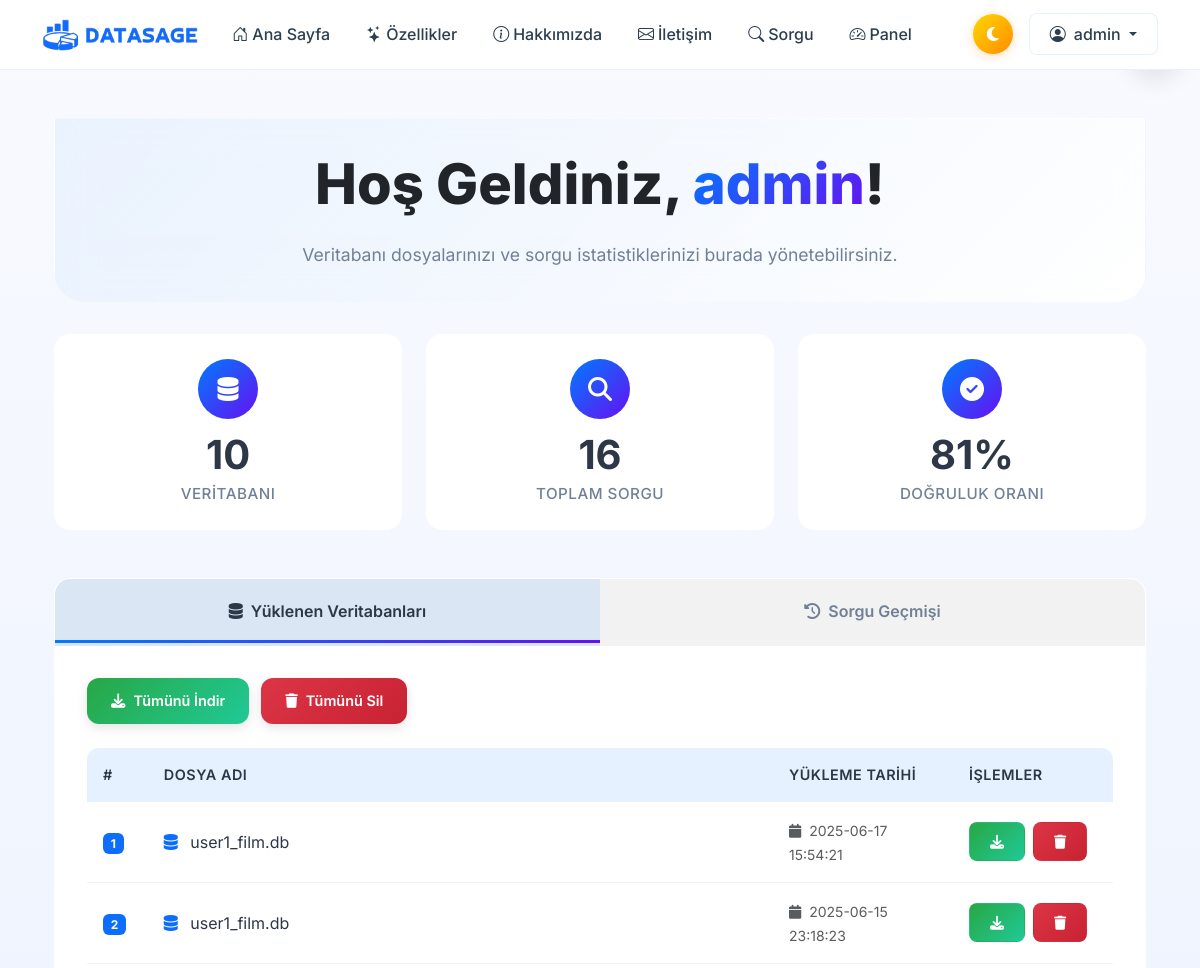
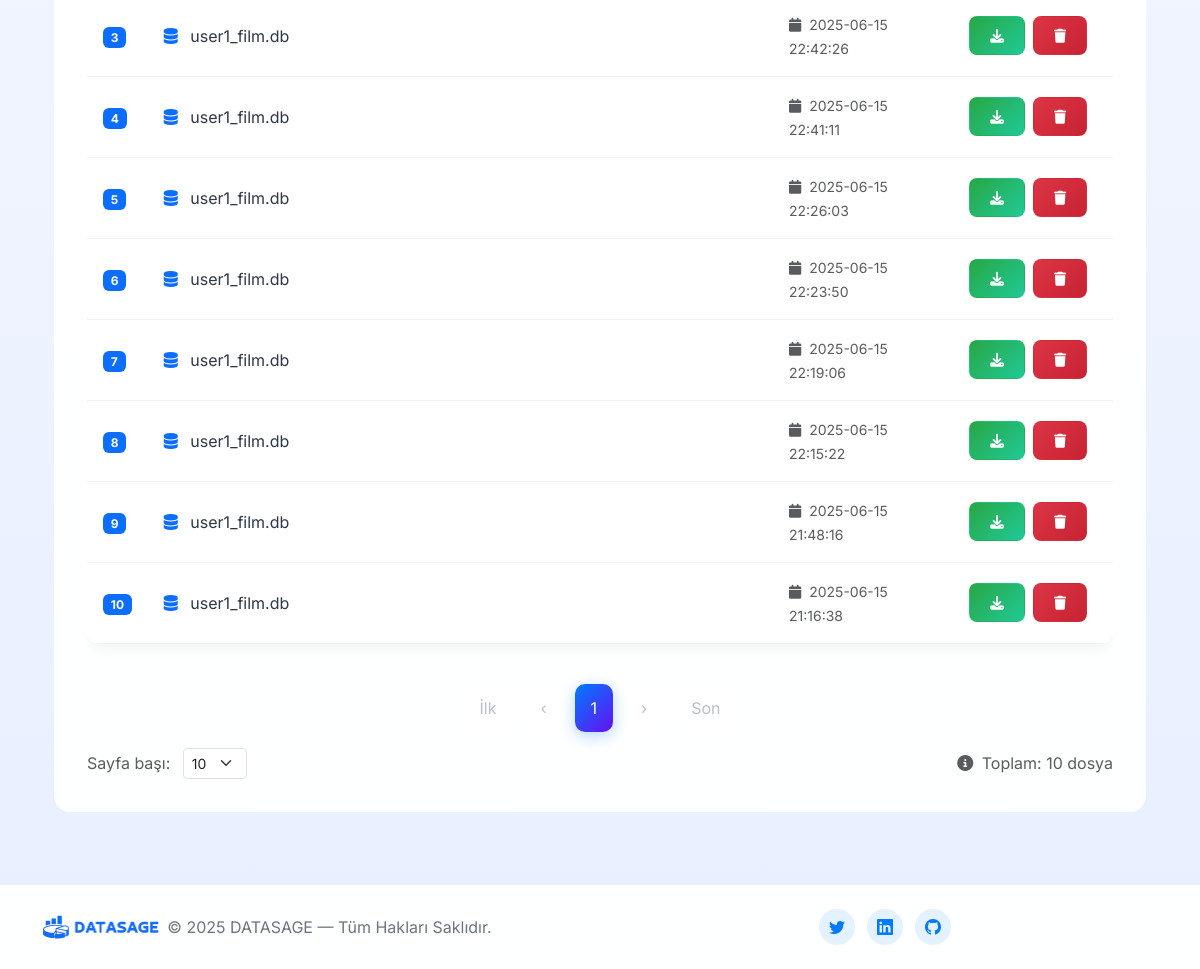
The page /dashboard (signed in) on the database as committed earlier (2 pictures, top to bottom).
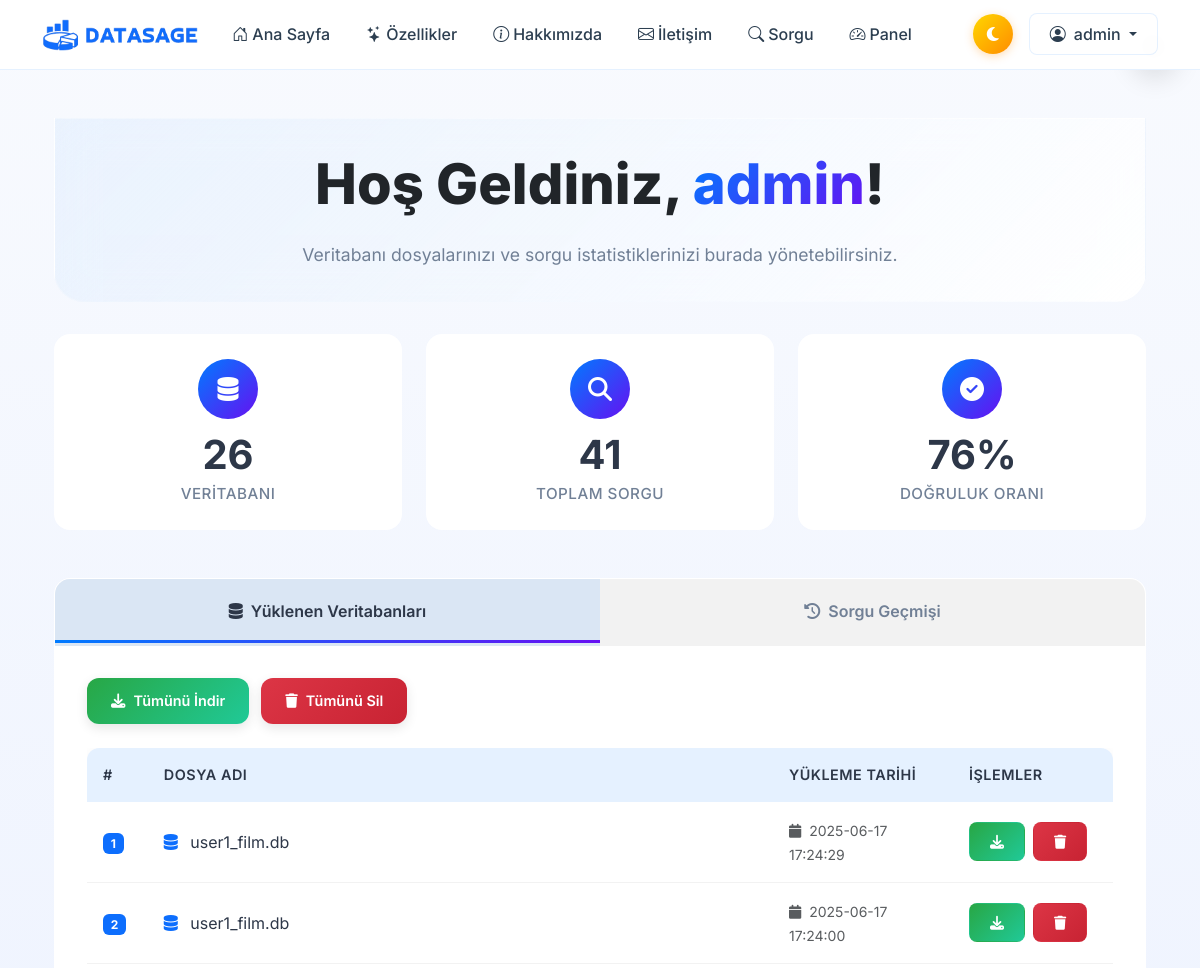
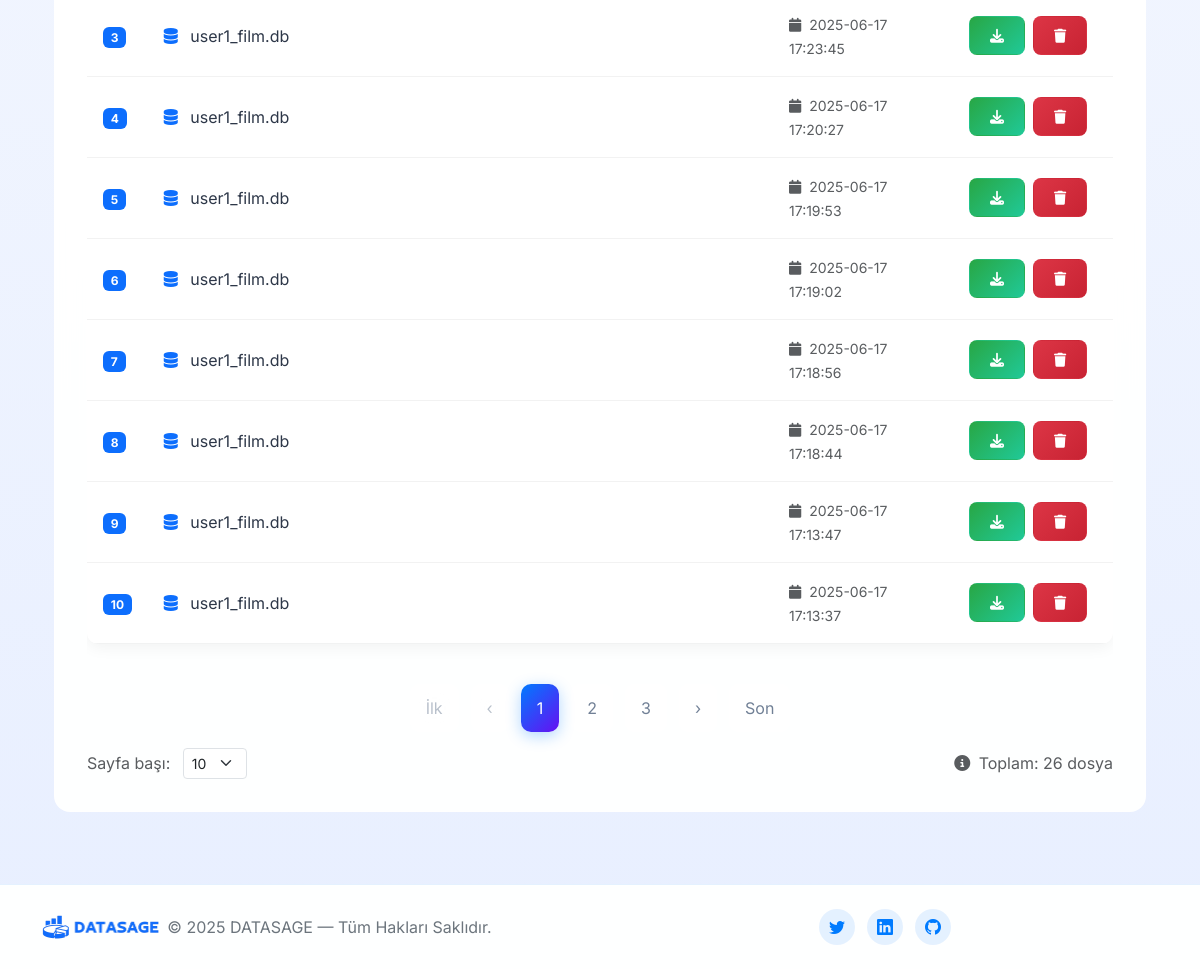
The same page on the database as committed later (2 pictures, top to bottom).
### tables this page shows
CREATE TABLE db_uploads (
        id INTEGER PRIMARY KEY AUTOINCREMENT,
        user_id INTEGER,
        filename TEXT,
        uploaded_at DATETIME DEFAULT CURRENT_TIMESTAMP,
        FOREIGN KEY (user_id) REFERENCES users(id)
    );

### app.py (the view)
@app.route("/dashboard")
@login_required
def dashboard():
    user_id = session["user_id"]
    query_filter = request.args.get("query_filter", "")
    sort_order = request.args.get("sort_order", "desc").lower()
    try:
        page = int(request.args.get("page", 1))
        per_page = int(request.args.get("per_page", 10))
        if per_page not in [10, 15, 20]:
            per_page = 10
    except:
        page = 1
        per_page = 10
    try:
        uploads_page = int(request.args.get("uploads_page", 1))
        uploads_per_page = int(request.args.get("uploads_per_page", 10))
        if uploads_per_page not in [10, 15, 20]:
            uploads_per_page = 10
    except:
        uploads_page = 1
        uploads_per_page = 10
    if sort_order not in ["asc", "desc"]:
        sort_order = "desc"
    conn = sqlite3.connect("database.sqlite")
    conn.row_factory = sqlite3.Row
    uploads_count = conn.execute(
        "SELECT COUNT(*) FROM db_uploads WHERE user_id = ?", (user_id,)
    ).fetchone()[0]
    uploads_offset = (uploads_page - 1) * uploads_per_page
    uploads_total_pages = (uploads_count + uploads_per_page - 1) // uploads_per_page
    uploads = conn.execute("""
        SELECT * FROM db_uploads
        WHERE user_id = ?
        ORDER BY uploaded_at DESC
        LIMIT ? OFFSET ?
    """, (user_id, uploads_per_page, uploads_offset)).fetchall()
    uploads_start_page = max(1, uploads_page - 2)
    uploads_end_page = min(uploads_page + 2, uploads_total_pages)
    history_query = "SELECT * FROM query_history WHERE user_id = ?"
    params = [user_id]
    if query_filter:
        history_query += " AND LOWER(question) LIKE ?"
        params.append(f"%{query_filter.lower()}%")
    history_query += f" ORDER BY timestamp {sort_order.upper()}"
    count_query = "SELECT COUNT(*) FROM query_history WHERE user_id = ?"
    count_params = [user_id]
    if query_filter:
        count_query += " AND LOWER(question) LIKE ?"
        count_params.append(f"%{query_filter.lower()}%")
    total_queries = conn.execute(count_query, count_params).fetchone()[0]
    successful_queries = conn.execute("""
        SELECT COUNT(*) FROM query_history
        WHERE user_id = ? AND result NOT LIKE '%Hata%'
    """, (user_id,)).fetchone()[0]
    if total_queries > 0:
        success_rate = round((successful_queries / total_queries) * 100)
    else:
        success_rate = 0
    offset = (page - 1) * per_page
    history_query += " LIMIT ? OFFSET ?"
    params.extend([per_page, offset])
    history = conn.execute(history_query, params).fetchall()
    indexed_history = list(enumerate(history, offset + 1))
    total_pages = (total_queries + per_page - 1) // per_page
    start_page = max(1, page - 2)
    end_page = min(page + 2, total_pages)
    conn.close()
    return render_template(
        "dashboard.html",
        uploads=uploads,
        uploads_page=uploads_page,
        uploads_per_page=uploads_per_page,
        uploads_count=uploads_count,
        uploads_total_pages=uploads_total_pages,
        uploads_start_page=uploads_start_page,
        uploads_end_page=uploads_end_page,
        history=indexed_history,
        page=page,
        per_page=per_page,
        total_queries=total_queries,
        total_pages=total_pages,
        start_page=start_page,
        end_page=end_page,
        successful_queries=successful_queries,
        success_rate=success_rate,
    )

### app.py (called while the page is built)
def login_required(view_func):
    @wraps(view_func)
    def wrapped_view(**kwargs):
        if "user_id" not in session:
            flash("Bu sayfayı görüntülemek için giriş yapmalısınız.", "warning")
            return redirect(url_for("auth.login"))
        return view_func(**kwargs)
    return wrapped_view

### templates/dashboard.html (shortened to what the changed rows need)
{% extends "base.html" %}
{% block content %}
<div class="container py-4">
  <section class="welcome-section" data-aos="fade-down">
    <div class="text-center">
      <h1 class="hero-title">
        Hoş Geldiniz, <span class="text-gradient">{{ session.username | default('Kullanıcı') }}</span>!
      </h1>
    </div>
  </section>
  <section class="stats-container" data-aos="fade-up" data-aos-delay="100">
    <div class="stat-card">
      <div class="stat-icon">
        <i class="fas fa-database"></i>
      </div>
      <div class="stat-number">{{ uploads_count or 0 }}</div>
      <div class="stat-label">Veritabanı</div>
    </div>
    <div class="stat-card">
      <div class="stat-icon">
        <i class="fas fa-search"></i>
      </div>
      <div class="stat-number">{{ total_queries or 0 }}</div>
      <div class="stat-label">Toplam Sorgu</div>
    </div>
    <div class="stat-card">
      <div class="stat-icon">
        <i class="fas fa-check-circle"></i>
      </div>
      <div class="stat-number">{{ success_rate }}%</div>
      <div class="stat-label">Doğruluk Oranı</div>
    </div>
  </section>
  <section class="tab-container" data-aos="fade-up" data-aos-delay="200">
    <div class="tab-content">
      <div class="tab-pane active" id="databases-content">
        <div class="table-responsive">
          <table class="table table-modern">
            <thead>
              <tr>
                <th style="width: 60px;">#</th>
                <th>Dosya Adı</th>
                <th style="width: 180px;">Yükleme Tarihi</th>
                <th style="width: 160px;">İşlemler</th>
              </tr>
            </thead>
            <tbody>
              {% for db in uploads %}
              <tr>
                <td><span class="badge bg-primary">{{ loop.index }}</span></td>
                <td style="overflow-wrap:anywhere;">
                  <i class="fas fa-database text-primary me-2"></i>
                  {{ db.filename }}
                </td>
                <td>
                  <small class="text-muted">
                    <i class="fas fa-calendar me-1"></i>
                    {{ db.uploaded_at }}
                  </small>
                </td>
                <td>
                  <div class="d-flex gap-2">
                    <a href="{{ url_for('download_db', filename=db.filename) }}"
                       class="btn btn-sm btn-success-modern">
                      <i class="fas fa-download"></i>
                    </a>
                    <a href="{{ url_for('delete_upload', upload_id=db.id) }}"
                       class="btn btn-sm btn-danger-modern"
                       onclick="return confirm('Bu dosyayı silmek istediğinize emin misiniz?')">
                      <i class="fas fa-trash"></i>
                    </a>
                  </div>
                </td>
              </tr>
              {% endfor %}
            </tbody>
          </table>
        </div>
        <nav aria-label="Veritabanı dosyaları sayfalama" class="mt-4">
          <ul class="pagination pagination-modern">
            {% for p in range(uploads_start_page, uploads_end_page+1) %}
              <li class="page-item {% if p == uploads_page %}active{% endif %}">
                <a class="page-link" href="?uploads_page={{ p }}&uploads_per_page={{ uploads_per_page }}">{{ p }}</a>
              </li>
            {% endfor %}
          </ul>
        </nav>
        <div class="d-flex justify-content-between align-items-center mt-3">
          <form method="get" class="d-inline-block">
            <label for="uploads_per_page" class="me-2 text-muted">Sayfa başı:</label>
            <select name="uploads_per_page" id="uploads_per_page" onchange="this.form.submit()" class="form-select form-select-sm d-inline-block w-auto">
            </select>
          </form>
          <span class="text-muted">
            <i class="fas fa-info-circle me-1"></i>
            Toplam: {{ uploads_count }} dosya
          </span>
        </div>
      </div>
    </div>
  </section>
</div>
<link href="https://cdnjs.cloudflare.com/ajax/libs/aos/2.3.4/aos.css" rel="stylesheet">
{% endblock %}

Rows that differ between the two databases and show on the page:
no longer on this page (row unchanged): db_uploads: filename "user1_film.db", uploaded_at "2025-06-17 15:54:21"
no longer on this page (row unchanged): db_uploads: filename "user1_film.db", uploaded_at "2025-06-15 23:18:23"
no longer on this page (row unchanged): db_uploads: filename "user1_film.db", uploaded_at "2025-06-15 22:42:26"
no longer on this page (row unchanged): db_uploads: filename "user1_film.db", uploaded_at "2025-06-15 22:41:11"
no longer on this page (row unchanged): db_uploads: filename "user1_film.db", uploaded_at "2025-06-15 22:26:03"
no longer on this page (row unchanged): db_uploads: filename "user1_film.db", uploaded_at "2025-06-15 22:23:50"
no longer on this page (row unchanged): db_uploads: filename "user1_film.db", uploaded_at "2025-06-15 22:19:06"
no longer on this page (row unchanged): db_uploads: filename "user1_film.db", uploaded_at "2025-06-15 22:15:22"
no longer on this page (row unchanged): db_uploads: filename "user1_film.db", uploaded_at "2025-06-15 21:48:16"
no longer on this page (row unchanged): db_uploads: filename "user1_film.db", uploaded_at "2025-06-15 21:16:38"
added db_uploads: filename "user1_film.db", uploaded_at "2025-06-17 17:24:29"
added db_uploads: filename "user1_film.db", uploaded_at "2025-06-17 17:24:00"
added db_uploads: filename "user1_film.db", uploaded_at "2025-06-17 17:23:45"
added db_uploads: filename "user1_film.db", uploaded_at "2025-06-17 17:20:27"
added db_uploads: filename "user1_film.db", uploaded_at "2025-06-17 17:19:53"
added db_uploads: filename "user1_film.db", uploaded_at "2025-06-17 17:19:02"
added db_uploads: filename "user1_film.db", uploaded_at "2025-06-17 17:18:56"
added db_uploads: filename "user1_film.db", uploaded_at "2025-06-17 17:18:44"
added db_uploads: filename "user1_film.db", uploaded_at "2025-06-17 17:13:47"
added db_uploads: filename "user1_film.db", uploaded_at "2025-06-17 17:13:37"
Other text that changed with them:
{{ uploads_count or 0 }}: "10" → "26"
{{ total_queries or 0 }}: "16" → "41"
{{ success_rate }}: "81" → "76"
{{ uploads_count }}: "10" → "26"
new list line: "2"
new list line: "3"
